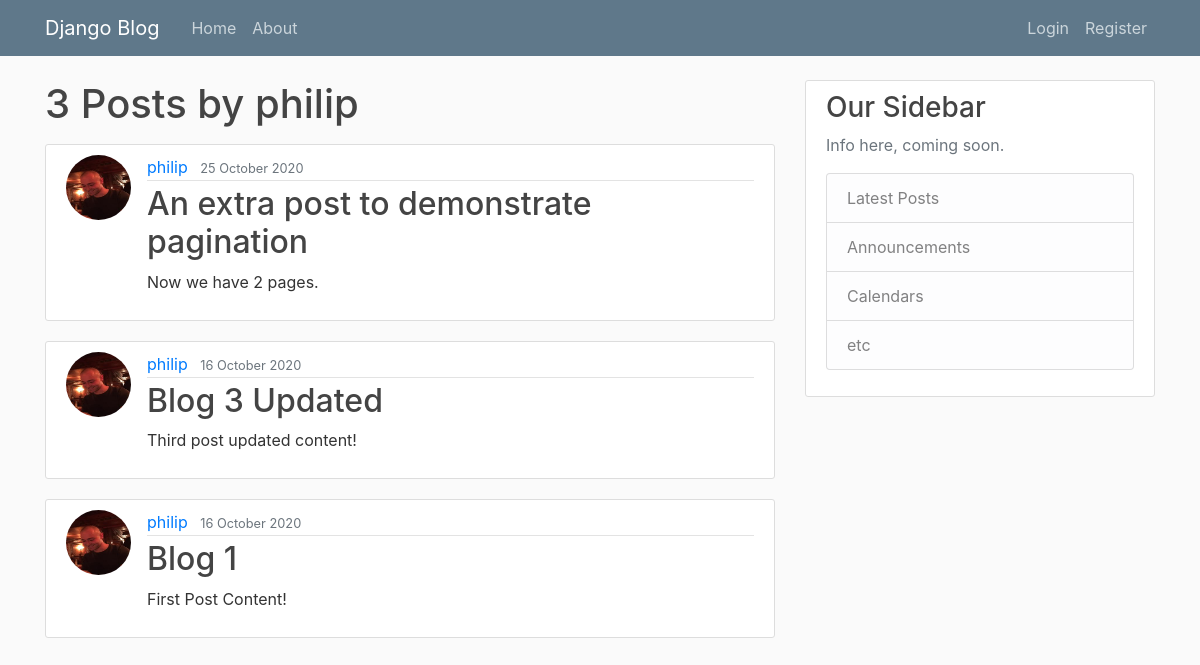
The app's page /user/philip/ with its own data.
### blog/models.py (models this page shows, shortened)
class Post(models.Model):
    title = models.CharField(max_length=100)
    content = models.TextField()
    date_posted = models.DateTimeField(default=timezone.now)
    author = models.ForeignKey(User, on_delete=models.CASCADE)

### users/models.py (models this page shows, shortened)
class Profile(models.Model):
    user = models.OneToOneField(User, on_delete=models.CASCADE)
    image = models.ImageField(default='default.jpg', upload_to='profile_pics')

### blog/views.py (the view)
# urls.py: path('user/<str:username>/', UserPostListView.as_view(), name='user-posts'),
class UserPostListView(ListView):
    model = Post
    template_name = 'blog/user_posts.html'
    context_object_name = 'posts'
    paginate_by = 5
    def get_queryset(self):
        user = get_object_or_404(User, username=self.kwargs.get('username'))
        return Post.objects.filter(author=user).order_by('-date_posted')

### blog/templates/blog/user_posts.html (shortened to what this page needs)
{% extends "blog/base.html" %}
{% block content %}
    <h1 class="mb-3">{{ page_obj.paginator.count }} Post{{ page_obj.paginator.count|pluralize }} by {{ view.kwargs.username }}</h1>
    {% for post in posts %}
        <article class="media content-section">
            <img class="rounded-circle article-img" src="{{ post.author.profile.image.url }}">
            <div class="media-body">
                <div class="article-metadata">
                  <a class="mr-2" href="{% url 'user-posts' post.author.username %}">{{ post.author }}</a>
                  <small class="text-muted">{{ post.date_posted|date:"d F Y" }}</small>
                </div>
                <h2><a class="article-title" href="{% url 'post-detail' post.id %}">{{ post.title }}</a></h2>
                <p class="article-content">{{ post.content }}</p>
          </div>
        </article>
    {% endfor %}
{% endblock content %}

### blog/static/blog/main.css (style rules this page uses)
body { background: #fafafa; color: #333333; margin-top: 5rem; }
h1, h2, h3, h4, h5, h6 { color: #444444; }
.content-section { background: #ffffff; padding: 10px 20px; border: 1px solid #dddddd; border-radius: 3px; margin-bottom: 20px; }
.article-title { color: #444444; }
.article-content { white-space: pre-line; }
.article-img { height: 65px; width: 65px; margin-right: 16px; }
.article-metadata { padding-bottom: 1px; margin-bottom: 4px; border-bottom: 1px solid #e3e3e3 }

### records on screen
Post: author.profile.image (picture), author "philip", date_posted "25 October 2020", title "An extra post to demonstrate pagination", content "Now we have 2 pages."
Post: author.profile.image (picture), author "philip", date_posted "16 October 2020", title "Blog 3 Updated", content "Third post updated content!"
Post: author.profile.image (picture), author "philip", date_posted "16 October 2020", title "Blog 1", content "First Post Content!"

### other values on screen
{{ page_obj.paginator.count }} "3"
{{ view.kwargs.username }} "philip"
